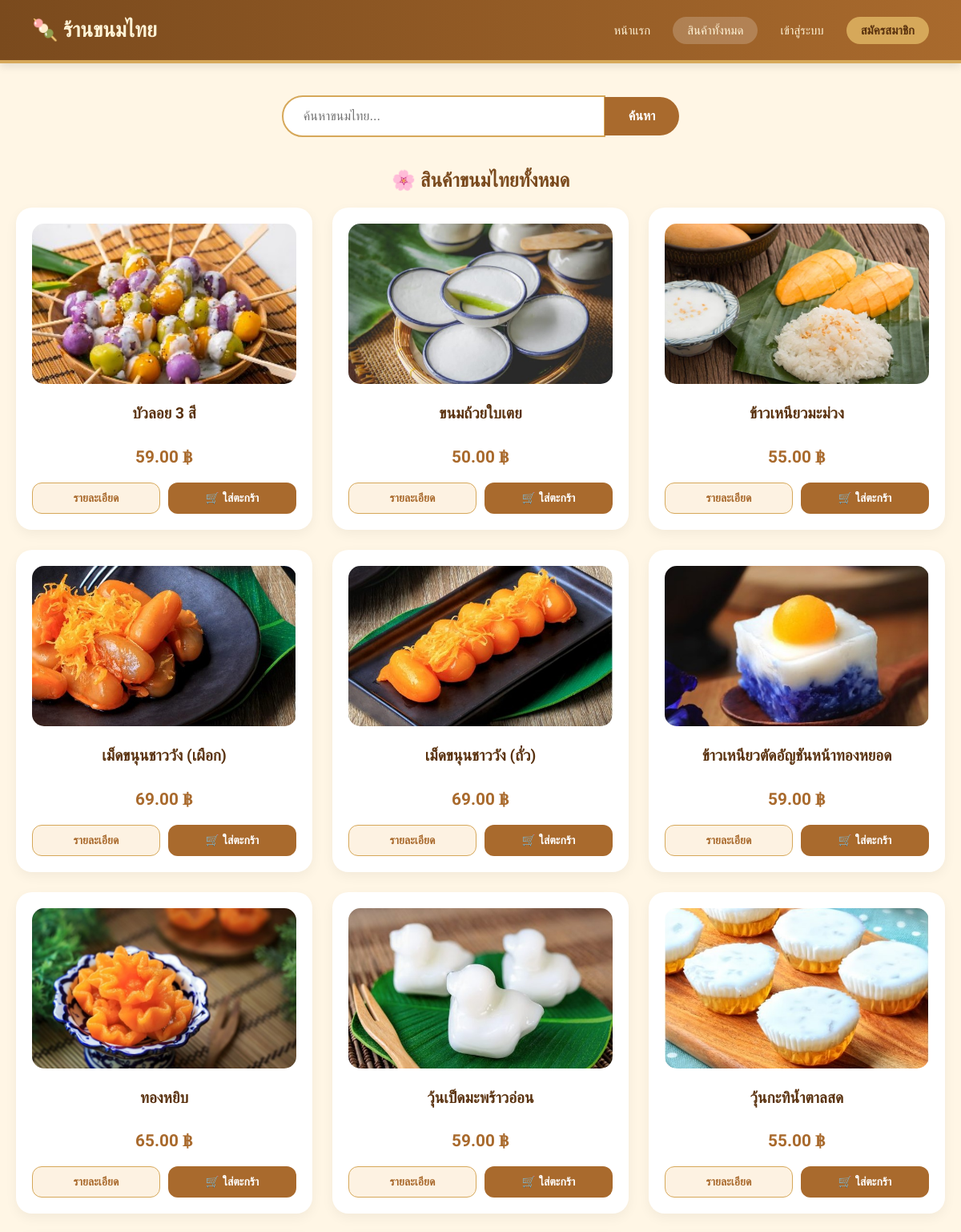
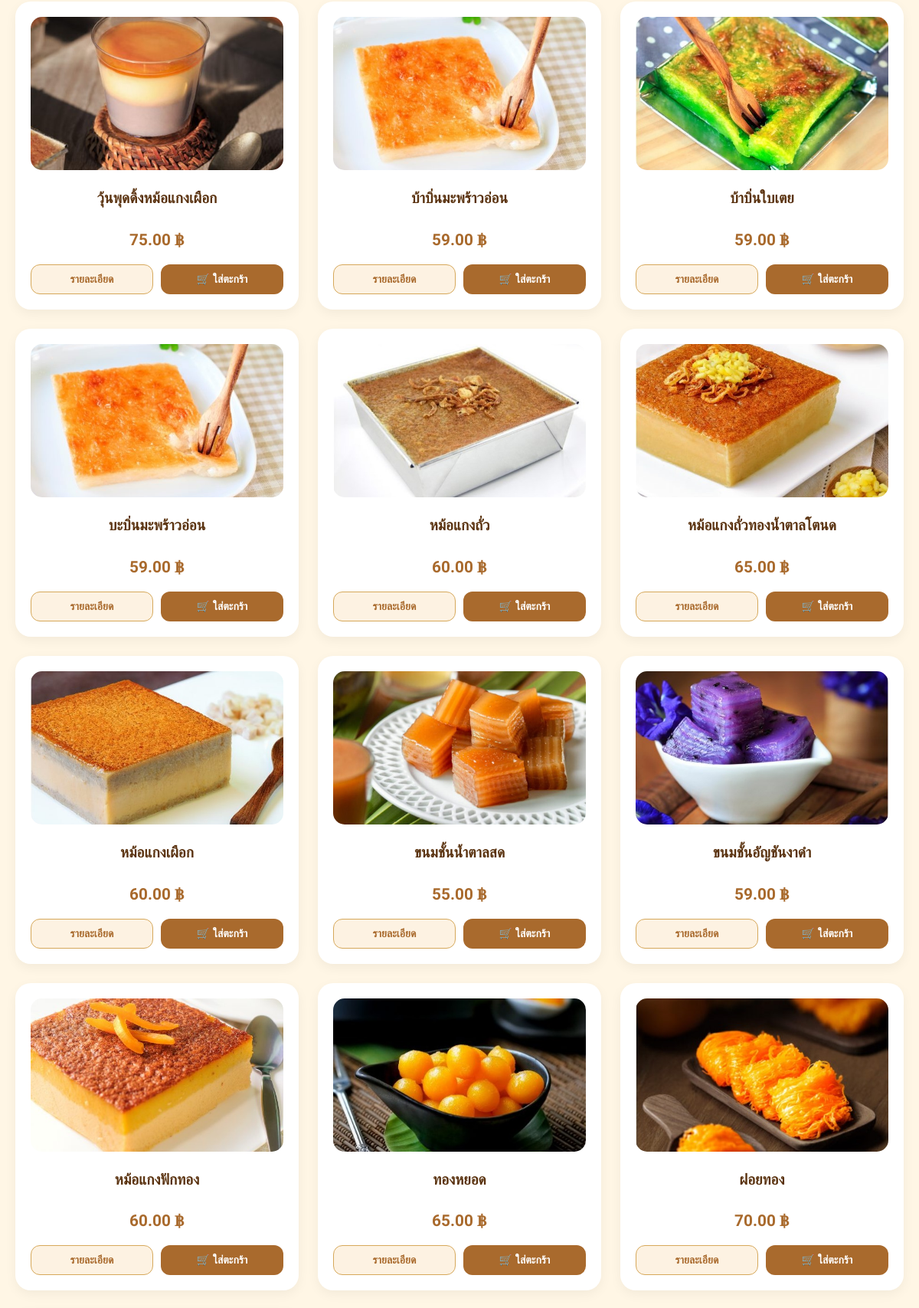
/products.php (upper part), run on the app's committed database (2 pictures, top to bottom).
### tables this page shows
CREATE TABLE `products` (
  `id` int(11) NOT NULL,
  `name` varchar(100) NOT NULL,
  `price` decimal(10,2) NOT NULL,
  `detail` text DEFAULT NULL,
  `image` varchar(255) DEFAULT NULL,
  `created_at` timestamp NOT NULL DEFAULT current_timestamp(),
  `description` text DEFAULT NULL
);

### products.php (the view, shortened to what this page needs)
<?php
require_once __DIR__ . '/db.php';
$user_data = null;
$cart_count = 0;
$search = $_GET['search'] ?? '';
if (isset($pdo)) {
    if ($search != '') {
        $stmt = $pdo->prepare("SELECT * FROM products WHERE name LIKE ? ORDER BY created_at DESC");
        $stmt->execute(["%$search%"]);
    } else {
        $stmt = $pdo->prepare("SELECT * FROM products ORDER BY created_at DESC");
        $stmt->execute();
    }
    $products = $stmt->fetchAll(PDO::FETCH_ASSOC);
} else {
    die("ไม่พบการเชื่อมต่อฐานข้อมูล (\$pdo)");
}
?>
<!DOCTYPE html>
<html lang="th">
<head>
</head>
<body>
<header class="navbar">
    <a href="index.php" class="logo">🍡 ร้านขนมไทย</a>
    <nav>
        <a href="index.php">หน้าแรก</a>
        <a href="products.php" style="background: rgba(255,255,255,0.2);">สินค้าทั้งหมด</a>
        <?php if(isset($_SESSION['user_id'])): ?>
            <a href="cart.php" class="cart-link">
                🛒 ตะกร้า
                <?php if ($cart_count > 0): ?>
                    <span class="cart-badge" id="cart-count-badge"><?= $cart_count ?></span>
                <?php endif; ?>
            </a>
            <div class="user-menu-container">
                <div class="user-trigger">
                    <?php if (!empty($user_data['profile_img']) && file_exists("uploads/" . $user_data['profile_img'])): ?>
                        <img src="uploads/<?= htmlspecialchars($user_data['profile_img']) ?>" class="user-avatar-nav">
                    <?php else: ?>
                        <div class="user-avatar-initial"><?= mb_substr(htmlspecialchars($user_data['username']), 0, 1) ?></div>
                    <?php endif; ?>
                    <span>สวัสดี, <strong><?= htmlspecialchars($user_data['username']) ?></strong> ▾</span>
                </div>
                <div class="dropdown-content">
                    <a href="my_orders.php">📦 คำสั่งซื้อของฉัน</a>
                    <a href="profile.php">👤 ข้อมูลส่วนตัว</a>
                    <div class="divider"></div>
                    <a href="logout.php" style="color: #c0392b !important; font-weight: bold;">🚪 ออกจากระบบ</a>
                </div>
            </div>
        <?php else: ?>
            <a href="login.php">เข้าสู่ระบบ</a>
            <a href="register.php" class="btn-register">สมัครสมาชิก</a>
        <?php endif; ?>
    </nav>
</header>
<div class="container">
    <div class="search-area">
        <form action="products.php" method="get">
            <input type="text" name="search" placeholder="ค้นหาขนมไทย..." value="<?= htmlspecialchars($search) ?>">
            <button type="submit">ค้นหา</button>
        </form>
    </div>
    <h2 style="text-align:center; color: #7a4a1d;">🌸 สินค้าขนมไทยทั้งหมด</h2>
    <div class="product-grid">
        <?php if (count($products) > 0): ?>
            <?php foreach ($products as $row): ?>
                <div class="product-card">
                    <?php $image_path = !empty($row['image']) ? "assets/images/" . $row['image'] : "assets/images/no-image.png"; ?>
                    <img src="<?= htmlspecialchars($image_path) ?>" alt="<?= htmlspecialchars($row['name']) ?>">
                    <h3><?= htmlspecialchars($row['name']) ?></h3>
                    <p class="price"><?= number_format($row['price'], 2) ?> ฿</p>
                    <div class="card-actions">
                        <a href="product_detail.php?id=<?= $row['id'] ?>" class="btn-view">รายละเอียด</a>
                        <button type="button" class="btn-cart"
                                onclick="addToCart(<?= $row['id'] ?>, '<?= htmlspecialchars($row['name']) ?>', <?= $row['price'] ?>)">
                            🛒 ใส่ตะกร้า
                        </button>
                    </div>
                </div>
            <?php endforeach; ?>
        <?php else: ?>
            <p style="grid-column: 1/-1; text-align: center; padding: 50px; color: #888;">ไม่พบสินค้าที่ค้นหา</p>
        <?php endif; ?>
    </div>
</div>
</body>
</html>

### products.php (style rules this page uses)
body { margin: 0; font-family: 'Sarabun', sans-serif; background: #fff6e5; color: #5a320f; }
.navbar { display: flex; justify-content: space-between; align-items: center; padding: 0 40px; height: 75px; background: linear-gradient(90deg, #7a4a1d, #a96a2d); border-bottom: 4px solid #d6a85a; position: sticky; top: 0; z-index: 1000; box-shadow: 0 4px 10px rgba(0,0,0,0.1); }
.navbar .logo { font-size: 26px; font-weight: bold; color: #fff3d6; text-decoration: none; }
.navbar nav { display: flex; align-items: center; gap: 10px; }
.navbar nav a { text-decoration: none; color: #fff3d6; padding: 8px 18px; border-radius: 25px; transition: all 0.3s ease; font-size: 15px; }
.btn-register { background: #d6a85a !important; color: #5a320f !important; font-weight: bold; }
.container { max-width: 1200px; margin: 40px auto; padding: 0 20px; }
.search-area { text-align: center; margin-bottom: 40px; }
.search-area input { padding: 15px 25px; width: 350px; border-radius: 30px 0 0 30px; border: 2px solid #d6a85a; outline: none; font-size: 16px; }
.search-area button { padding: 15px 30px; border-radius: 0 30px 30px 0; border: none; background: #a96a2d; color: white; font-weight: bold; cursor: pointer; transition: 0.3s; margin-left: -5px; font-size: 16px; }
.product-grid { display: grid; grid-template-columns: repeat(auto-fill, minmax(280px, 1fr)); gap: 25px; }
.product-card { background: white; border-radius: 20px; padding: 20px; text-align: center; transition: 0.3s; box-shadow: 0 5px 15px rgba(0,0,0,0.05); display: flex; flex-direction: column; }
.product-card img { width: 100%; height: 200px; object-fit: cover; border-radius: 15px; margin-bottom: 15px; }
.product-card h3 { margin: 10px 0; font-size: 1.2rem; color: #5a320f; }
.price { font-size: 1.3rem; font-weight: bold; color: #a96a2d; margin-bottom: 20px; }
.card-actions { display: grid; grid-template-columns: 1fr 1fr; gap: 10px; margin-top: auto; }
.btn-view { padding: 10px; background: #fdf2e2; color: #a96a2d; border: 1px solid #d6a85a; border-radius: 12px; text-decoration: none; font-weight: 600; transition: 0.3s; font-size: 14px; }
.btn-cart { padding: 10px; background: #a96a2d; color: white; border: none; border-radius: 12px; font-weight: 600; cursor: pointer; transition: 0.3s; font-size: 14px; }

### data on the page
products: image (picture), name "บัวลอย 3 สี", price "59.00"
products: image (picture), name "ขนมถ้วยใบเตย", price "50.00"
products: image (picture), name "ข้าวเหนียวมะม่วง", price "55.00"
products: image (picture), name "เม็ดขนุนชาววัง (เผือก)", price "69.00"
products: image (picture), name "เม็ดขนุนชาววัง (ถั่ว)", price "69.00"
products: image (picture), name "ข้าวเหนียวตัดอัญชันหน้าทองหยอด", price "59.00"
products: image (picture), name "ทองหยิบ", price "65.00"
products: image (picture), name "วุ้นเป็ดมะพร้าวอ่อน", price "59.00"
products: image (picture), name "วุ้นกะทิน้ำตาลสด", price "55.00"
products: image (picture), name "วุ้นพุดดิ้งหม้อแกงเผือก", price "75.00"
products: image (picture), name "บ้าบิ่นมะพร้าวอ่อน", price "59.00"
products: image (picture), name "บ้าบิ่นใบเตย", price "59.00"
products: image (picture), name "บะบิ่นมะพร้าวอ่อน", price "59.00"
products: image (picture), name "หม้อแกงถั่ว", price "60.00"
products: image (picture), name "หม้อแกงถั่วทองน้ำตาลโตนด", price "65.00"
products: image (picture), name "หม้อแกงเผือก", price "60.00"
products: image (picture), name "ขนมชั้นน้ำตาลสด", price "55.00"
products: image (picture), name "ขนมชั้นอัญชันงาดำ", price "59.00"
products: image (picture), name "หม้อแกงฟักทอง", price "60.00"
products: image (picture), name "ทองหยอด", price "65.00"
products: image (picture), name "ฝอยทอง", price "70.00"
